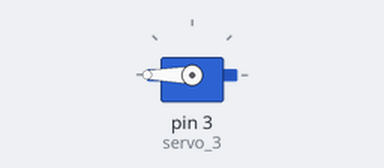
Bench run of a sketch on a simulated Arduino Uno, built with avr-gcc and run on an emulated ATmega328P. Shown: servo.

Above: at 0.05 s.
At 4.0 s:
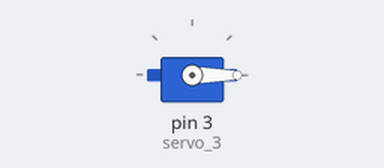
Timing chart, 0 to 5.2 s (numbered marks = the images above):
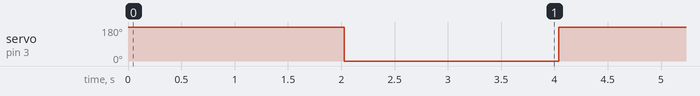

Measured:
- by itself, servo on pin 3 (servo_3): alternates 180° for 2.0 s and 0° for 2.0 s

The sketch:

PR_P01_E02.ino
```cpp
#include <Servo.h>

Servo servo_3;

void setup() {

  servo_3.attach(3);

}

void loop() {

  for(int i = 0; i <= 180; i++) {

    servo_3.write(i);

  }

  delay(2000);

  for(int i = 180; i >= 0; i--) {

    servo_3.write(i);

  }

  delay(2000);

}
```
